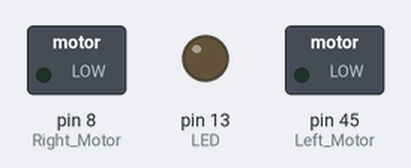
This sketch was run on a simulated Arduino Mega 2560, built with avr-gcc and run on an emulated ATmega2560. Parts: switched loads named in the sketch (green lamp = pin HIGH), output pins drawn as LEDs (lit = HIGH).

Above: at 5.2 s.
At 29.1 s:
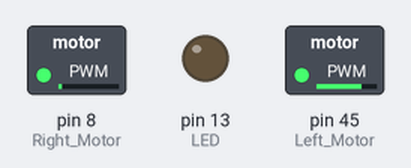
At 31.6 s:
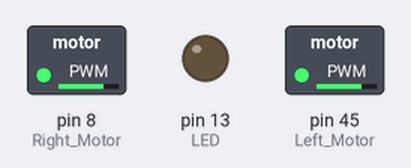
Timing chart, 0 to 37.1 s (numbered marks = the images above):
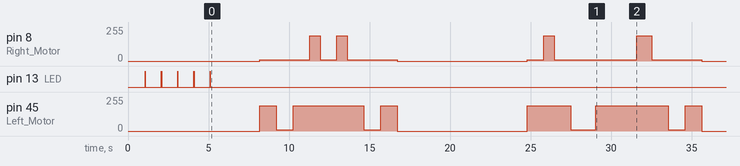

The sketch:

lab1.ino
```cpp
/**
* Ryan Fitzgerald (7233237)
* Cody McCoshen (7208960)
* SEG4145
* Laboratory 1
* lab1.ino
* This file is responsible for making the robot perform Path 1 and
* Path 2 detailed in the Lab manual for Laboratory 1. The robot
* will print the command its performing on its LCD screen.
*/

#include <SoftwareSerial.h>
#include <stdio.h>

// Macros
#define LEFT_FORWARD()    	analogWrite(45, 191.5);
#define LEFT_BACKWARD()   	analogWrite(45, 10);
#define LEFT_STOP()     	analogWrite(45, 0);
#define RIGHT_FORWARD()   	analogWrite(8, 10);
#define RIGHT_BACKWARD()  	analogWrite(8, 191.5);
#define RIGHT_STOP()    	analogWrite(8, 0);

// Global variables
int flashing;
SoftwareSerial LCD = SoftwareSerial(0, 18); // Initialize the LCD screen

// the setup function runs once when you press reset or power the board
void setup() {
    // Assign all required pins
    pinMode(13, OUTPUT); // LED
    pinMode(45, OUTPUT); // Left Motor
    pinMode(8, OUTPUT); // Right Motor

    // Asign LCD Port
    LCD.begin(9600);

    // Clear LCD
    clearLCD();

    // Put the LCD screen in command mode.
    LCD.write(0xFE);

    // Set cursor to approximately the middle of the LCD first row
    LCD.write(5 + 0*64 + 128);
    delay(10);

    // Print first student number
    LCD.print("7233237");
    delay(10);

    // Put the LCD screen in command mode.
    LCD.write(0xFE);

    // Set cursor to approximately the middle of the LCD second row
    LCD.write(5 + 1*64 + 128);

    // Print the second student number
    LCD.print("7208960");
    delay(10);

    // Flash light for ~5s
    flashLight(5);

    // Clear LCD
    clearLCD();
}

// the loop function runs over and over again forever
void loop() {

    // --- Path 1 ---
    printPath("Path 1");
    doPath1();

    // --- Path 2 ---
    printPath("Path 2");
    doPath2();
}

/**
* Clears all characters from the LCD screen.
* @name clearLCD
* @return (void)
*/
void clearLCD() {
    LCD.write(0xFE);  // Put the LCD screen in command mode.
    LCD.write(0x01);  // Clear the LCD screen.
    delay(10);
}

/**
* Prints path to the LCD screen.
* @name printPath
* @param path the message that will be printed
* @return (void)
*/
void printPath(char* path) {
    // Clear the LCD
    clearLCD();

    // Put the LCD screen in command mode.
    LCD.write(0xFE);

    // Set cursor to first row, first column
    LCD.write(0 + 0*64 + 128);

    // Print the path
    LCD.print(path);
    delay(3000);
}

/**
* Prints a message to the LCD screen.
* @name printMessage
* @param msg the message that will be printed
* @return (void)
*/
void printMessage(char* msg) {
    // Clear the LCD
    clearLCD();

    // Put the LCD screen in command mode.
    LCD.write(0xFE);

    // Set cursor to first row, first column
    LCD.write(0 + 0*64 + 128);

    // Print the message
    LCD.print(msg);
    delay(10);
}

/**
* Flashes the light every second for num amount of time.
* @name flashLight
* @param num number of seconds that the light will be flashing
* @return (void)
*/
void flashLight(int num) {
    for (flashing = 0; flashing < num; flashing++) {
        // Wait for 1s
        delay(1000);

        // turn the LED on (HIGH is the voltage level)
        digitalWrite(13, HIGH);

        // Wait for 0.01s
        delay(10);

        // turn the LED on (HIGH is the voltage level)
        digitalWrite(13, LOW);
    }
}

/**
* Stops the robot. A delay is provided to determine how long
* the robot will remain in this state.
* @name stopMotor
* @param duration number of milliseconds that the robot will remain in this state
* @return (void)
*/
void stopMotor(int duration) {
    LEFT_STOP();
    RIGHT_STOP();
    delay(duration);
}

/**
* Moves the robot forward. A delay is provided to determine how long
* the robot will remain in this state.
* @name moveForward
* @param duration number of milliseconds that the robot will remain in this state
* @return (void)
*/
void moveForward(int duration) {
    LEFT_FORWARD();
    RIGHT_FORWARD();
    delay(duration);
}

/**
* Moves the robot backward. A delay is provided to determine how long
* the robot will remain in this state.
* @name moveBackward
* @param duration number of milliseconds that the robot will remain in this state
* @return (void)
*/
void moveBackward(int duration) {
    LEFT_BACKWARD();
    RIGHT_BACKWARD();
    delay(duration);
}

/**
* Turns the robot left. A delay is provided to determine how long
* the robot will remain in this state.
* @name turnLeft
* @param duration number of milliseconds that the robot will remain in this state
* @return (void)
*/
void turnLeft(int duration) {
    LEFT_BACKWARD();
    RIGHT_FORWARD();
    delay(duration);
}

/**
* Turns the robot right. A delay is provided to determine how long
* the robot will remain in this state.
* @name turnRight
* @param duration number of milliseconds that the robot will remain in this state
* @return (void)
*/
void turnRight(int duration) {
    LEFT_FORWARD();
    RIGHT_BACKWARD();
    delay(duration);
}

/**
* Provides the commands to make the robot perform Path 1.
* @name doPath1
* @return (void)
*/
void doPath1(){
    // Move straight
    printMessage("Moving Forward");
    moveForward(1000);

    // Turn left
    printMessage("Turning Left");
    turnLeft(1000);

    // Move straight
    printMessage("Moving Forward");
    moveForward(1000);

    // Turn right
    printMessage("Turning Right");
    turnRight(600);

    // Move straight
    printMessage("Moving Forward");
    moveForward(1000);

    // Turn right
    printMessage("Turning Right");
    turnRight(600);

    // Move straight
    printMessage("Moving Forward");
    moveForward(1000);

    // Turn left
    printMessage("Turning Left");
    turnLeft(1000);

    // Move straight
    printMessage("Moving Forward");
    moveForward(1000);

    // Stop motor for 5s
    printMessage("Finish Path 1");
    stopMotor(5000);
}

/**
* Provides the commands to make the robot perform Path 2.
* @name doPath2
* @return (void)
*/
void doPath2(){
    // Move straight
    printMessage("Moving Forward");
    moveForward(1000);

    // Turn right
    printMessage("Turning Right");
    turnRight(600);

    // Move straight
    printMessage("Moving Forward");
    moveForward(1000);

    // Turn left
    printMessage("Turning Left");
    turnLeft(1500);

    // Move straight
    printMessage("Moving Forward");
    moveForward(2500);

    // Turn right
    printMessage("Turning Right");
    turnRight(900);

    // Move straight
    printMessage("Moving Forward");
    moveForward(1000);

    // Turn left
    printMessage("Turning Left");
    turnLeft(1000);

    // Move straight
    printMessage("Moving Forward");
    moveForward(1000);

    // Stop motor for 5s
    printMessage("Finish Path 2");
    stopMotor(5000);
}
```

Measured:
- by itself, pin 45 (Left_Motor): 0/255 → 191/255 at 8.2 s, → 10/255 1.0 s later, → 191/255 1.0 s later, → 10/255 4.4 s later, … (12 changes in this stretch)
- by itself, pin 8 (Right_Motor): 0/255 → 10/255 at 8.2 s, → 191/255 3.1 s later, → 10/255 0.64 s later, → 191/255 1.0 s later, … (12 changes in this stretch)
